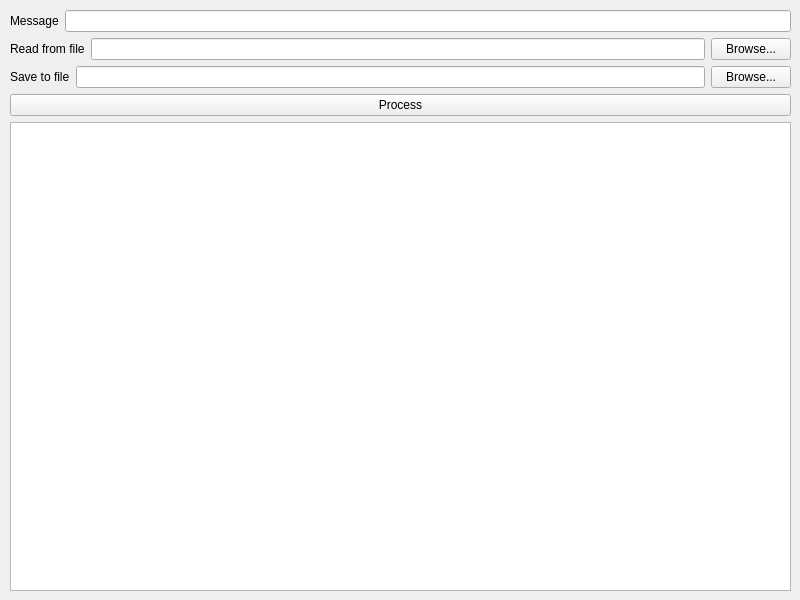
<?xml version="1.0" encoding="UTF-8"?>
<ui version="4.0">
 <class>Widget</class>
 <widget class="QWidget" name="Widget">
  <property name="geometry">
   <rect>
    <x>0</x>
    <y>0</y>
    <width>800</width>
    <height>600</height>
   </rect>
  </property>
  <property name="windowTitle">
   <string>Widget</string>
  </property>
  <widget class="QWidget" name="verticalLayoutWidget">
   <property name="geometry">
    <rect>
     <x>10</x>
     <y>10</y>
     <width>781</width>
     <height>581</height>
    </rect>
   </property>
   <layout class="QVBoxLayout" name="verticalLayout">
    <item>
     <layout class="QHBoxLayout" name="horizontalLayout_7">
      <item>
       <widget class="QLabel" name="label_message">
        <property name="text">
         <string>Message</string>
        </property>
       </widget>
      </item>
      <item>
       <widget class="QLineEdit" name="lineEdit_message"/>
      </item>
     </layout>
    </item>
    <item>
     <layout class="QHBoxLayout" name="horizontalLayout_6">
      <item>
       <widget class="QLabel" name="label_input_file">
        <property name="text">
         <string>Read from file</string>
        </property>
       </widget>
      </item>
      <item>
       <widget class="QLineEdit" name="lineEdit_input_file"/>
      </item>
      <item>
       <widget class="QPushButton" name="pushButton_read_file">
        <property name="text">
         <string>Browse...</string>
        </property>
       </widget>
      </item>
     </layout>
    </item>
    <item>
     <layout class="QHBoxLayout" name="horizontalLayout_5">
      <item>
       <widget class="QLabel" name="label_output_file">
        <property name="text">
         <string>Save to file</string>
        </property>
       </widget>
      </item>
      <item>
       <widget class="QLineEdit" name="lineEdit_output_file"/>
      </item>
      <item>
       <widget class="QPushButton" name="pushButton_save_file">
        <property name="text">
         <string>Browse...</string>
        </property>
       </widget>
      </item>
     </layout>
    </item>
    <item>
     <layout class="QHBoxLayout" name="horizontalLayout_3">
      <item>
       <widget class="QPushButton" name="pushButton_process">
        <property name="text">
         <string>Process</string>
        </property>
       </widget>
      </item>
     </layout>
    </item>
    <item>
     <layout class="QHBoxLayout" name="horizontalLayout_4">
      <item>
       <widget class="QTextEdit" name="textEdit_output"/>
      </item>
     </layout>
    </item>
   </layout>
  </widget>
 </widget>
 <resources/>
 <connections/>
</ui>
